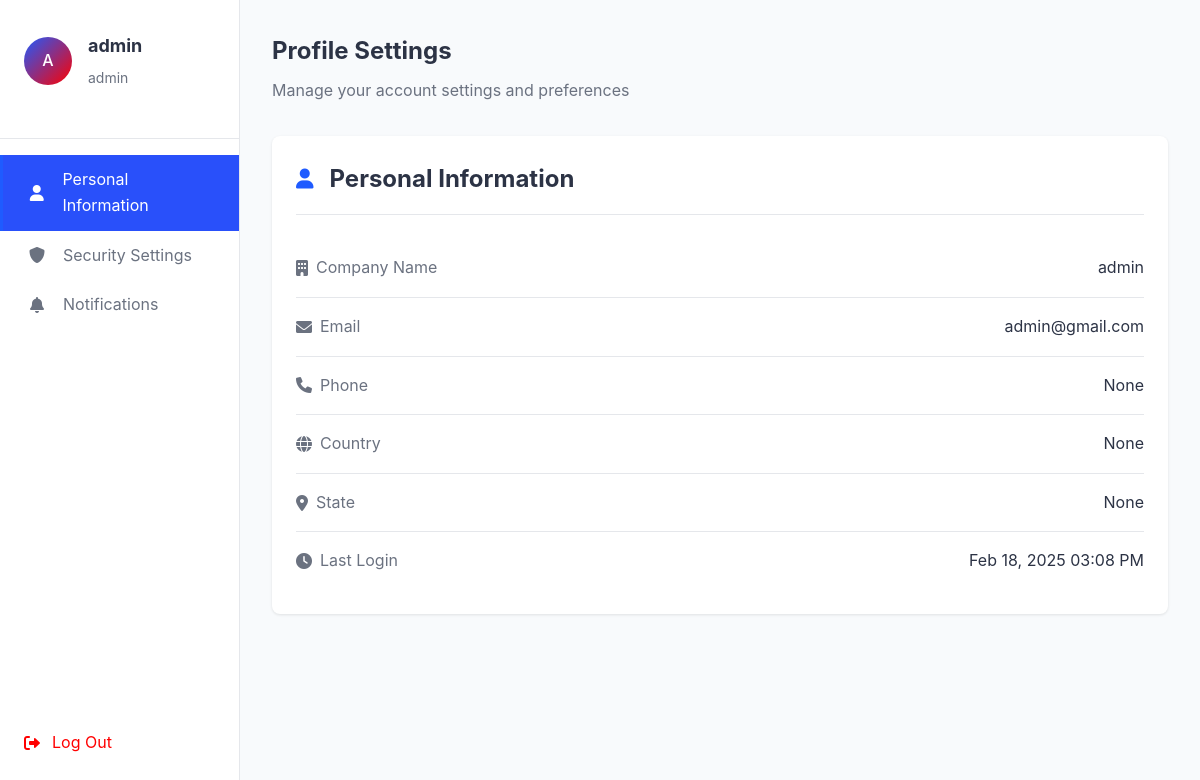
The app's page /profile (signed in), older data.
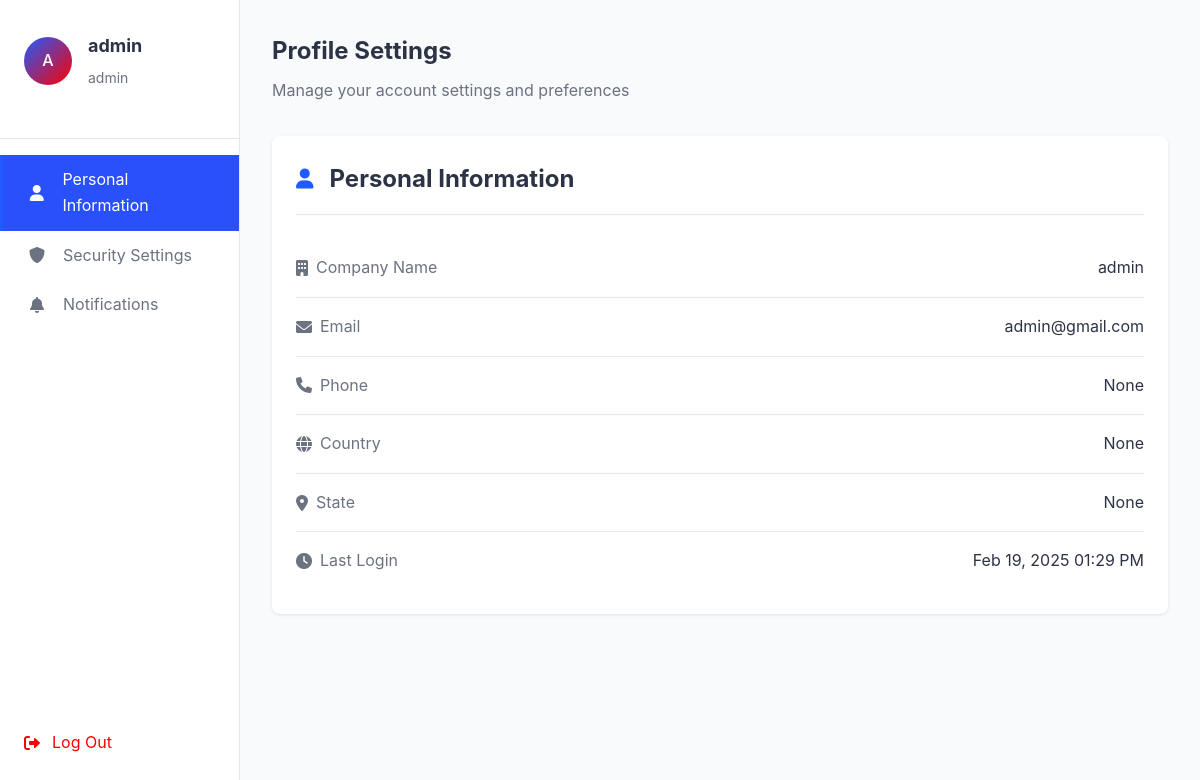
The same page, newer data.
### app.py (models this page shows, shortened)
class User(db.Model, UserMixin):
    __tablename__ = "user"
    id = db.Column(db.Integer, primary_key=True)
    username = db.Column(db.String(100))
    email = db.Column(db.String(100))
    password_hash = db.Column(db.String(200))
    phone = db.Column(db.String(20))
    country = db.Column(db.String(100))
    state = db.Column(db.String(100))
    role = db.Column(db.String(100), default="user")
    last_login = db.Column(db.DateTime, default=datetime.utcnow)

### app.py (the view)
@app.route('/profile')
@login_required
def profile():
    flash("Viewing your profile information.", "info")
    return render_template("profile.html", user=current_user)

### app.py (called while the page is built)
@login_manager.user_loader
def load_user(user_id):
    return db.session.get(User, int(user_id))

### templates/profile.html (shortened to what this page needs)
<!DOCTYPE html>
<html lang="en">
<head>
    <link rel="stylesheet" href="https://cdnjs.cloudflare.com/ajax/libs/font-awesome/6.0.0/css/all.min.css">
</head>
<body>
    <div class="sidebar">
        <div class="sidebar-header">
            <div class="avatar-container">
                <div class="avatar">{{ user.username[0] | upper }}</div>
                <div class="user-details">
                    <h1>{{ user.username }}</h1>
                    <span class="user-role">{{ user.role }}</span>
                </div>
            </div>
        </div>
        <ul class="nav-menu">
            <li class="nav-item active" data-section="personal-info">
                <i class="fas fa-user"></i>
                <span>Personal Information</span>
            </li>
            <li class="nav-item" data-section="security">
                <i class="fas fa-shield-alt"></i>
                <span>Security Settings</span>
            </li>
            <li class="nav-item" data-section="notifications">
                <i class="fas fa-bell"></i>
                <span>Notifications</span>
            </li>
        </ul>
        <a href="{{ url_for('logout') }}" class="logout-btn">
            <i class="fas fa-sign-out-alt"></i>
            <span>Log Out</span>
        </a>
    </div>
    <div class="main-content">
        <div class="content-header">
            <h2>Profile Settings</h2>
            <p>Manage your account settings and preferences</p>
        </div>
        <div class="section-content active" id="personal-info">
            <div class="profile-section">
                <div class="section-header">
                    <i class="fas fa-user"></i>
                    <h2>Personal Information</h2>
                </div>
                <ul class="profile-list">
                    <li>
                        <span><i class="fas fa-building"></i> Company Name</span>
                        <span>{{ user.username }}</span>
                    </li>
                    <li>
                        <span><i class="fas fa-envelope"></i> Email</span>
                        <span>{{ user.email }}</span>
                    </li>
                    <li>
                        <span><i class="fas fa-phone"></i> Phone</span>
                        <span>{{ user.phone }}</span>
                    </li>
                    <li>
                        <span><i class="fas fa-globe"></i> Country</span>
                        <span>{{ user.country }}</span>
                    </li>
                    <li>
                        <span><i class="fas fa-map-marker-alt"></i> State</span>
                        <span>{{ user.state }}</span>
                    </li>
                    <li>
                        <span><i class="fas fa-clock"></i> Last Login</span>
                        <span>{{ user.last_login.strftime('%b %d, %Y %I:%M %p') }}</span>
                    </li>
                </ul>
            </div>
        </div>
    </div>
</body>
</html>

Row changes from the older to the newer data that the page shows:
changed User "admin": last_login "Feb 18, 2025 03:08 PM" → "Feb 19, 2025 01:29 PM"
